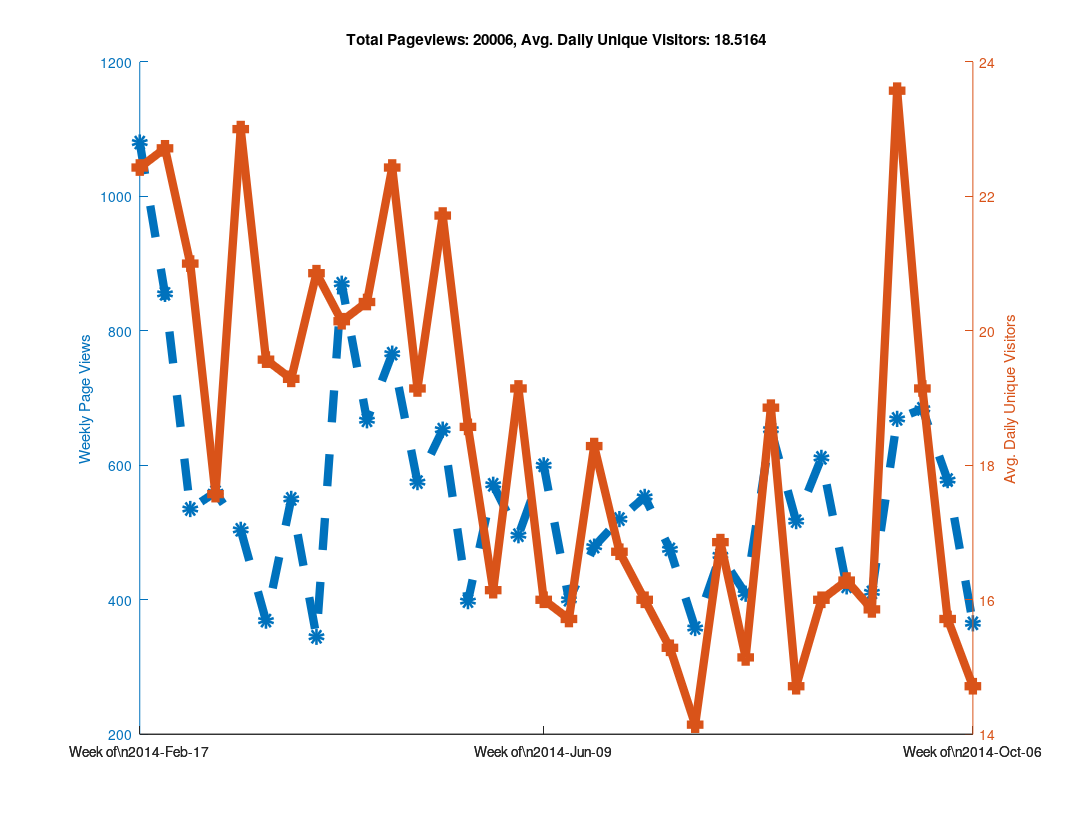
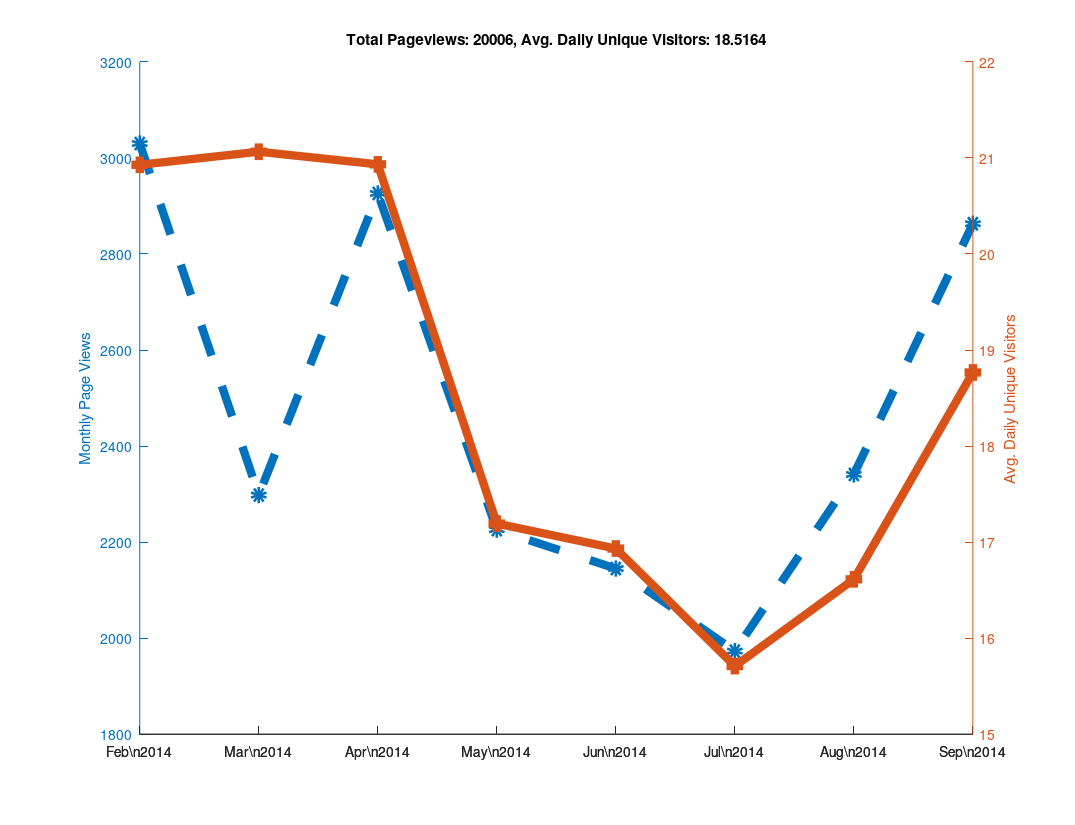

Source code (MATLAB) for these figures, in order:
clear all

% Github has a "traffic" page now, but it doesn't seem like you can
% put in an arbitrary date range?  When I looked at it, it showed the
% numbers of unique visitors and views for the last two weeks only...
% So as long as I check back at least once every two weeks I can keep
% a record of it?  Great...

% https://github.com/libMesh/libmesh/graphs/traffic

% Date, Views, Unique Visitors
data = {
    '2014-Feb-17', 274, 25
    '2014-Feb-18', 145, 30
    '2014-Feb-19', 129, 27
    '2014-Feb-20', 202, 24
    '2014-Feb-21', 240, 22
    '2014-Feb-22', 62,  17
    '2014-Feb-23', 28,  12
    '2014-Feb-24', 217, 19
    '2014-Feb-25', 90,  25
    '2014-Feb-26', 189, 36
    '2014-Feb-27', 112, 26
    '2014-Feb-28', 81,  20
    '2014-Mar-01', 113, 17
    '2014-Mar-02', 53,  16
    '2014-Mar-03', 41,  21
    '2014-Mar-04', 144, 35
    '2014-Mar-05', 51,  20
    '2014-Mar-06', 157, 25
    '2014-Mar-07', 50,  22
    '2014-Mar-08', 50,  11
    '2014-Mar-09', 42,  13
    '2014-Mar-10', 61,  16
    '2014-Mar-11', 27,  16
    '2014-Mar-12', 111, 20
    '2014-Mar-13', 66,  20
    '2014-Mar-14', 223, 25
    '2014-Mar-15', 46,   9
    '2014-Mar-16', 26,  17
    '2014-Mar-17', 80,  29
    '2014-Mar-18', 59,  30
    '2014-Mar-19', 85,  31
    '2014-Mar-20', 122, 18
    '2014-Mar-21', 61,  21
    '2014-Mar-22', 33,  18
    '2014-Mar-23', 64,  14
    '2014-Mar-24', 95,  24
    '2014-Mar-25', 75,  28
    '2014-Mar-26', 49,  18
    '2014-Mar-27', 57,  24
    '2014-Mar-28', 33,  16
    '2014-Mar-29', 41,  16
    '2014-Mar-30', 19,  11
    '2014-Mar-31', 52,  12
    '2014-Apr-01', 120, 21
    '2014-Apr-02', 68,  23
    '2014-Apr-03', 98,  28
    '2014-Apr-04', 77,  21
    '2014-Apr-05', 80,  15
    '2014-Apr-06', 55,  15
    '2014-Apr-07', 71,  31
    '2014-Apr-08', 84,  26
    '2014-Apr-09', 33,  18
    '2014-Apr-10', 32,  16
    '2014-Apr-11', 51,  20
    '2014-Apr-12', 25,  15
    '2014-Apr-13', 49,  20
    '2014-Apr-14', 120, 23
    '2014-Apr-15', 191, 27
    '2014-Apr-16', 219, 24
    '2014-Apr-17', 216, 30
    '2014-Apr-18', 63,  19
    '2014-Apr-19', 36,  11
    '2014-Apr-20', 25,   7
    '2014-Apr-21', 115, 24
    '2014-Apr-22', 128, 31
    '2014-Apr-23', 87,  25
    '2014-Apr-24', 108, 23
    '2014-Apr-25', 111, 20
    '2014-Apr-26', 89,   9
    '2014-Apr-27', 29,  11
    '2014-Apr-28', 177, 28
    '2014-Apr-29', 170, 27
    '2014-Apr-30', 183, 28
    '2014-May-01', 97,  25
    '2014-May-02', 64,  23
    '2014-May-03', 43,  12
    '2014-May-04', 32,  14
    '2014-May-05', 125, 28
    '2014-May-06', 68,  24
    '2014-May-07', 68,  19
    '2014-May-08', 114, 14
    '2014-May-09', 47,  20
    '2014-May-10', 139, 20
    '2014-May-11', 14,   9
    '2014-May-12', 90,  27
    '2014-May-13', 92,  22
    '2014-May-14', 197, 32
    '2014-May-15', 140, 26
    '2014-May-16', 59,  20
    '2014-May-17', 21,  9
    '2014-May-18', 54,  16
    '2014-May-19', 117, 28
    '2014-May-20', 47,  18
    '2014-May-21', 55,  19
    '2014-May-22', 77,  26
    '2014-May-23', 28,  12
    '2014-May-24', 38,  13
    '2014-May-25', 36,  14
    '2014-May-26', 44,  13
    '2014-May-27', 166, 24
    '2014-May-28', 139, 20
    '2014-May-29', 67,  25
    '2014-May-30', 73,  11
    '2014-May-31', 60,  9
    '2014-Jun-01', 22,  11
    '2014-Jun-02', 87,  18
    '2014-Jun-03', 103, 31
    '2014-Jun-04', 105, 27
    '2014-Jun-05', 74,  22
    '2014-Jun-06', 55,  16
    '2014-Jun-07', 53,  15
    '2014-Jun-08', 19,  5
    '2014-Jun-09', 91,  14
    '2014-Jun-10', 136, 19
    '2014-Jun-11', 104, 27
    '2014-Jun-12', 195, 22
    '2014-Jun-13', 51,  18
    '2014-Jun-14', 4,   4
    '2014-Jun-15', 19,  8
    '2014-Jun-16', 86,  19
    '2014-Jun-17', 60,  20
    '2014-Jun-18', 115, 25
    '2014-Jun-19', 73,  20
    '2014-Jun-20', 24,  12
    '2014-Jun-21', 12,  4
    '2014-Jun-22', 30,  10
    '2014-Jun-23', 106, 23
    '2014-Jun-24', 51,  16
    '2014-Jun-25', 115, 25
    '2014-Jun-26', 77,  24
    '2014-Jun-27', 91,  24
    '2014-Jun-28', 30,  9
    '2014-Jun-29', 9,   7
    '2014-Jun-30', 80,  25
    '2014-Jul-01', 118, 17
    '2014-Jul-02', 124, 18
    '2014-Jul-03', 103, 22
    '2014-Jul-04', 33,  11
    '2014-Jul-05', 37,  13
    '2014-Jul-06', 25,  11
    '2014-Jul-07', 147, 27
    '2014-Jul-08', 123, 14
    '2014-Jul-09', 75,  24
    '2014-Jul-10', 68,  16
    '2014-Jul-11', 103, 22
    '2014-Jul-12', 21,  6
    '2014-Jul-13', 16,  3
    '2014-Jul-14', 103, 24
    '2014-Jul-15', 86,  16
    '2014-Jul-16', 90,  20
    '2014-Jul-17', 92,  18
    '2014-Jul-18', 70,  17
    '2014-Jul-19', 27,  8
    '2014-Jul-20',  7,  4
    '2014-Jul-21', 66,  19
    '2014-Jul-22', 63,  16
    '2014-Jul-23', 56,  14
    '2014-Jul-24', 110, 19
    '2014-Jul-25', 27,  14
    '2014-Jul-26', 9,   8
    '2014-Jul-27', 27,  9
    '2014-Jul-28', 73,  23
    '2014-Jul-29', 136, 22
    '2014-Jul-30', 25,  14
    '2014-Jul-31', 113, 29
    '2014-Aug-01', 68,  20
    '2014-Aug-02', 34,  5
    '2014-Aug-03', 17,  5
    '2014-Aug-04', 28,  17
    '2014-Aug-05', 66,  15
    '2014-Aug-06', 62,  24
    '2014-Aug-07', 123, 17
    '2014-Aug-08', 92,  19
    '2014-Aug-09', 29,  9
    '2014-Aug-10', 9,   5
    '2014-Aug-11', 75,  17
    '2014-Aug-12', 108, 19
    '2014-Aug-13', 173, 25
    '2014-Aug-14', 109, 28
    '2014-Aug-15', 46,  17
    '2014-Aug-16', 33,  11
    '2014-Aug-17', 109, 15
    '2014-Aug-18', 154, 20
    '2014-Aug-19', 143, 23
    '2014-Aug-20', 54,  10
    '2014-Aug-21', 31,  19
    '2014-Aug-22', 86,  16
    '2014-Aug-23', 30,  7
    '2014-Aug-24', 19,  8
    '2014-Aug-25', 135, 18
    '2014-Aug-26', 140, 20
    '2014-Aug-27', 81,  23
    '2014-Aug-28', 87,  21
    '2014-Aug-29', 40,  11
    '2014-Aug-30', 102, 11
    '2014-Aug-31', 26,  8
    '2014-Sep-01', 37,  11
    '2014-Sep-02', 64,  11
    '2014-Sep-03', 52,  19
    '2014-Sep-04', 172, 37
    '2014-Sep-05', 42,  13
    '2014-Sep-06', 29,  15
    '2014-Sep-07', 24,  8
    '2014-Sep-08', 56,  13
    '2014-Sep-09', 87,  25
    '2014-Sep-10', 80,  14
    '2014-Sep-11', 82,  22
    '2014-Sep-12', 53,  18
    '2014-Sep-13', 22,  9
    '2014-Sep-14', 31,  10
    '2014-Sep-15', 99,  28
    '2014-Sep-16', 174, 32
    '2014-Sep-17', 137, 24
    '2014-Sep-18', 96,  30
    '2014-Sep-19', 84,  25
    '2014-Sep-20', 45,  15
    '2014-Sep-21', 34,  11
    '2014-Sep-22', 57,  21
    '2014-Sep-23', 130, 19
    '2014-Sep-24', 169, 30
    '2014-Sep-25', 195, 29
    '2014-Sep-26', 82,  17
    '2014-Sep-27', 32,  10
    '2014-Sep-28', 19,  8
    '2014-Sep-29', 71,  15
    '2014-Sep-30', 45,  18
    '2014-Oct-01', 136, 19
    '2014-Oct-02', 132, 19
    '2014-Oct-03', 127, 20
    '2014-Oct-04', 61,  15
    '2014-Oct-05', 6,   4
    '2014-Oct-06', 72,  16
    '2014-Oct-07', 98,  26
    '2014-Oct-08', 33,  17
    '2014-Oct-09', 65,  10
    '2014-Oct-10', 39,  17
    '2014-Oct-11', 14,  8
    '2014-Oct-12', 44,  9
    '2014-Oct-13', 36,  14
    '2014-Oct-14', 160, 27
    '2014-Oct-15', 311, 35
    '2014-Oct-16', 333, 35
    '2014-Oct-17', 147, 32
    '2014-Oct-18', 57,  13
    };

% Github now tracks the total number of clones and unique cloners
clone_data = {
    '2014-Aug-03', 0,  0
    '2014-Aug-04', 10, 6
    '2014-Aug-05', 7,  7
    '2014-Aug-06', 21, 14
    '2014-Aug-07', 11, 9
    '2014-Aug-08', 9,  8
    '2014-Aug-09', 2,  2
    '2014-Aug-10', 2,  2
    '2014-Aug-11', 8,  6
    '2014-Aug-12', 9,  8
    '2014-Aug-13', 19, 11
    '2014-Aug-14', 9,  7
    '2014-Aug-15', 5,  5
    '2014-Aug-16', 5,  2
    '2014-Aug-17', 5,  5
    '2014-Aug-18', 10, 8
    '2014-Aug-19', 9,  8
    '2014-Aug-20', 3,  3
    '2014-Aug-21', 12, 8
    '2014-Aug-22', 3,  3
    '2014-Aug-23', 2,  2
    '2014-Aug-24', 3,  3
    '2014-Aug-25', 8,  5
    '2014-Aug-26', 7,  7
    '2014-Aug-27', 9,  8
    '2014-Aug-28', 19, 12
    '2014-Aug-29', 18, 14
    '2014-Aug-30', 1,  1
    '2014-Aug-31', 1,  1
    '2014-Sep-01', 6,  5
    '2014-Sep-02', 9,  8
    '2014-Sep-03', 5,  4
    '2014-Sep-04', 9,  8
    '2014-Sep-05', 3,  3
    '2014-Sep-06', 1,  1
    '2014-Sep-07', 2,  2
    '2014-Sep-08', 9,  9
    '2014-Sep-09', 16, 10
    '2014-Sep-10', 9,  8
    '2014-Sep-11', 9,  7
    '2014-Sep-12', 5,  3
    '2014-Sep-13', 5,  5
    '2014-Sep-14', 9,  7
    '2014-Sep-15', 8,  7
    '2014-Sep-16', 12, 8
    '2014-Sep-17', 19, 11
    '2014-Sep-18', 15, 11
    '2014-Sep-19', 16, 8
    '2014-Sep-20', 0,  0
    '2014-Sep-21', 4,  4
    '2014-Sep-22', 4,  3
    '2014-Sep-23', 19, 14
    '2014-Sep-24', 13, 11
    '2014-Sep-25', 26, 15
    '2014-Sep-26', 10, 9
    '2014-Sep-27', 1,  1
    '2014-Sep-28', 1,  1
    '2014-Sep-29', 10, 9
    '2014-Sep-30', 11, 5
    '2014-Oct-01', 15, 13
    '2014-Oct-02', 14, 13
    '2014-Oct-03', 15, 13
    '2014-Oct-04', 7,  7
    '2014-Oct-05', 2,  2
    '2014-Oct-06', 10, 8
    '2014-Oct-07', 38, 24
    '2014-Oct-08', 19, 16
    '2014-Oct-09', 27, 14
    '2014-Oct-10', 30, 18
    '2014-Oct-11', 8,  7
    '2014-Oct-12', 10, 8
    '2014-Oct-13', 20, 17
    '2014-Oct-14', 22, 14
    '2014-Oct-15', 22, 14
    '2014-Oct-16', 25, 17
    '2014-Oct-17', 15, 9
    '2014-Oct-18', 7,  5
    };

% length works like you would expect it to for cell arrays.
N=length(data);

% A cell array of strings holding just the dates
dates = {data{:,1}};

% Note the extra square brackets!  This seems to be required (at least
% in Octave) to catch the output of data{:,2} as an array.
views = [data{:,2}];
visitors = [data{:,3}];



% 1.) Make daily plot - You can do this, but it gets a bit hard to read

%% % Can't plot string data automatically?
%% x=linspace(1,N,N);
%%
%% % Only way to set linestyles with plotyy is after the fact, apparently.
%% % plotyy returns the axis handle first, followed by the two plot handles.
%% clf;
%% hold on;
%% [haxis, h1, h2] = plotyy(x, views, x, visitors);
%%
%% % Label the axes
%% ylabel (haxis(1), 'Daily Page Views');
%% ylabel (haxis(2), 'Daily Unique Visitors');
%%
%% % Totaling unique visitors doesn't really mean much...
%% title (['Total Pageviews: ', num2str(sum(views)), ', Avg. Daily Unique Visitors: ', num2str(mean(visitors))]);
%%
%% % Make thick lines - this looks better in PDF
%% set([h1, h2], 'linewidth', 6);
%%
%% % Turn on markers
%% set(h1, 'marker', 'o');
%% set(h2, 'marker', 's');
%%
%% % Set marker size
%% set([h1, h2], 'markersize', 6);
%%
%% % Make dashed line?  Aquaterm doesn't seem to properly display this, but it
%% % does work in the PDF!
%% set(h1, 'linestyle', '--');
%%
%% % Set the xticks and labels so that it shows dates instead of numbers.
%% xticksat = [1 length(x)];
%% set(haxis, 'xtick', xticksat);
%%
%% for i=1:length(xticksat)
%%   xtlabels{i} = data{xticksat(i), 1};
%% end
%% set(haxis, 'xticklabel', xtlabels);
%%
%% % Print to PDF
%% set (gcf, "paperposition", [0.25, 0.25, 10.75, 8.25]);
%% set (gcf, "papersize", [11, 8.5]);
%% set (gcf, "paperorientation", 'landscape');
%%
%% % Make a PDF of this plot.
%% print('-dpdf', 'github_traffic.pdf', '-FHelvetica:20');



% 2.) Make weekly plot - the data is naturally week-periodic
week_indexes = 1:7:N;

% Get total views and average unique viewers for each week
week_views = [];
week_visitors = [];
  for i=1:length(week_indexes)-1
  start = week_indexes(i);
  stop = week_indexes(i+1) - 1;
  week_views(end+1) = sum(views(start:stop));
  week_visitors(end+1) = mean(visitors(start:stop));
end

clf;
hold on;

x=linspace(1, length(week_views), length(week_views));
[haxis, h1, h2] = plotyy(x, week_views, x, week_visitors);

% Label the axes
ylabel (haxis(1), 'Weekly Page Views');
ylabel (haxis(2), 'Avg. Daily Unique Visitors');

% Totaling unique visitors doesn't really mean much...
title (['Total Pageviews: ', num2str(sum(views)), ', Avg. Daily Unique Visitors: ', num2str(mean(visitors))]);

% Make thick lines - this looks better in PDF
set([h1, h2], 'linewidth', 6);

% Turn on markers
set(h1, 'marker', 'o');
set(h2, 'marker', 's');

% Set marker size
set([h1, h2], 'markersize', 6);

% Make dashed line?  Aquaterm doesn't seem to properly display this, but it
% does work in the PDF!
set(h1, 'linestyle', '--');

% Set the xticks and labels so that it shows dates instead of numbers.
xticksat = [1 ceil(length(x)/2) length(x)];
set(haxis, 'xtick', xticksat);

for i=1:length(xticksat)
  xtlabels{i} = ['Week of\n', data{week_indexes(xticksat(i)), 1}];
end
set(haxis, 'xticklabel', xtlabels);

% Print to PDF
set (gcf, "papersize", [11, 8.5]);
set (gcf, "paperorientation", 'landscape');

% I was using these paper settings in older versions of Octave, but
% they changed in 3.8.0
is_380 = strcmp(version(), '3.8.0');

if (!is_380)
  set (gcf, "paperposition", [0.25, 0.25, 10.75, 8.25]);
else
  % In Octave 3.8.0, the default paperposition is [0.25000, 2.50000, 8.00000, 6.00000],
  % the third number makes the plot taller instead of wider!
  set (gcf, "paperposition", [0.25, 0.25, 8.0, 10.5]);
end

% Make a PDF of this plot.
print('-dpdf', 'weekly_github_traffic.pdf', '-FHelvetica:20');



% 3.) Make monthly plot

month_intervals = {'2014-Feb-17', '2014-Mar-17', '2014-Apr-17', '2014-May-17', '2014-Jun-17', '2014-Jul-17', '2014-Aug-17', '2014-Sep-17', '2014-Oct-17'};

% Numerical indexes of the month intervals
month_indexes = [];

for i=1:length(month_intervals)
  % Calling 'strcmp' on a cell array of strings returns an array of 0s
  % and 1s, then 'find' returns the non-zero index.  The 'end' keyword
  % is used to append to the array.
  month_indexes(end+1) = find(strcmp(month_intervals{i}, dates));
end

% Get total views and average unique viewers for each month
month_views = [];
month_visitors = [];
  for i=1:length(month_indexes)-1
  start = month_indexes(i);
  stop = month_indexes(i+1) - 1;
  month_views(end+1) = sum(views(start:stop));
  month_visitors(end+1) = mean(visitors(start:stop));
end

clf;
hold on;
x=linspace(1, length(month_views), length(month_views));
[haxis, h1, h2] = plotyy(x, month_views, x, month_visitors);

% Label the axes
ylabel (haxis(1), 'Monthly Page Views');
ylabel (haxis(2), 'Avg. Daily Unique Visitors');

% Add title
title (['Total Pageviews: ', num2str(sum(views)), ', Avg. Daily Unique Visitors: ', num2str(mean(visitors))]);

% Make thick lines - this looks better in PDF
set([h1, h2], 'linewidth', 6);

% Turn on markers
set(h1, 'marker', 'o');
set(h2, 'marker', 's');

% Set marker size
set([h1, h2], 'markersize', 6);

% Make dashed line?  Aquaterm doesn't seem to properly display this, but it
% does work in the PDF!
set(h1, 'linestyle', '--');

% Set the xticks and labels.
n_months = length(x);

% Label every month
xticksat = 1:n_months;

% Label a subset of the months.  For an odd number of months, label
% the center tick, otherwise label the first and last month only.
% if (mod(n_months,2) == 0)
%   xticksat = [1 n_months];
% else
%   xticksat = [1 ceil(n_months/2) n_months];
% end
% set(haxis, 'xtick', xticksat);

% Label the ticks with months
for i=1:length(xticksat)
  date_string = data{month_indexes(xticksat(i)), 1};
  % Extract month and year from date string
  month = date_string(6:end-3);
  year = date_string(1:4);
  xtlabels{i} = [month, '\n', year];
end
set(haxis, 'xticklabel', xtlabels);

% Set up the paper orientation and size
set (gcf, "papersize", [11, 8.5]);
set (gcf, "paperorientation", 'landscape');

if (!is_380)
  set (gcf, "paperposition", [0.25, 0.25, 10.75, 8.25]);
else
  % In Octave 3.8.0, the default paperposition is [0.25000, 2.50000, 8.00000, 6.00000],
  % the third number makes the plot taller instead of wider!
  set (gcf, "paperposition", [0.25, 0.25, 8.0, 10.5]);
end

% Make a PDF of the monthly data.
print('-dpdf', 'monthly_github_traffic.pdf', '-FHelvetica:20');
